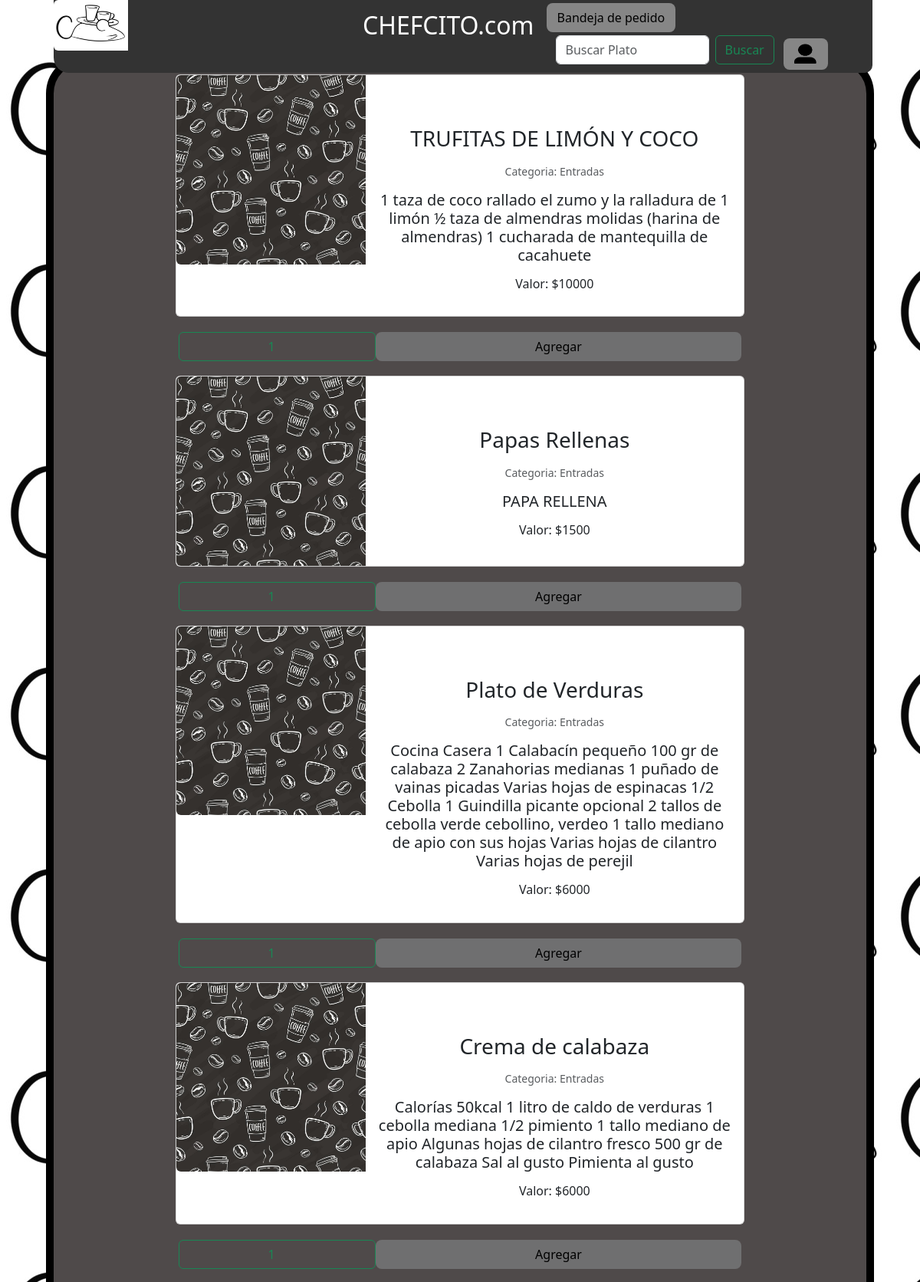
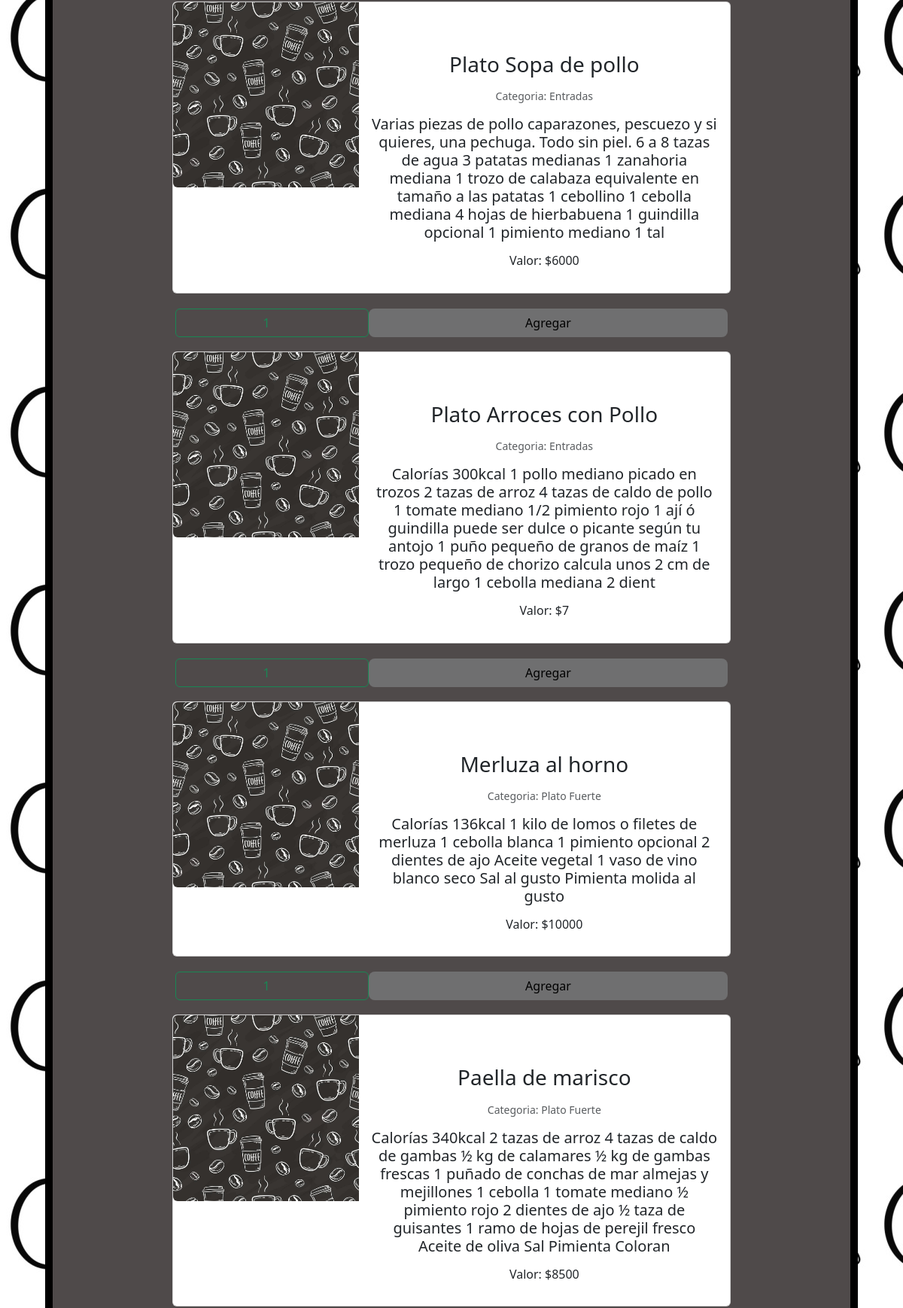
/proyect/chefcitov7/vistas/inicio.php (signed in, upper part), run on the app's committed database (2 pictures, top to bottom).
### tables this page shows
CREATE TABLE `platos` (
  `idPlatos` int(5) NOT NULL,
  `nombrePlatos` varchar(45) NOT NULL,
  `entradPlatos` varchar(45) NOT NULL,
  `salidaPlatos` varchar(45) NOT NULL,
  `stockPtatos` int(11) NOT NULL,
  `valorPlatos` int(11) NOT NULL,
  `idCategPlatos` int(11) NOT NULL,
  `descripcionPlatos` varchar(300) NOT NULL
);

CREATE TABLE `categorias` (
  `idCategPlatos` int(11) NOT NULL,
  `nombreCategorias` varchar(45) NOT NULL
);

### proyect/chefcitov7/vistas/inicio/class/class.php (called while the page is built, shortened)
<?php
class DBControl {
	private $conn;
	function __construct()
	{
	$this->conn = $this->conectDB();
	}
	function conectDB()
	{
		$conn = mysqli_connect("localhost","root","","chefcito");
		return $conn;
	}
	function platosquery($query)
	{
		$result = mysqli_query($this->conn,$query);
		while($fila=mysqli_fetch_assoc($result))
		{
			$obtener_resultado[] = $fila;
		}
		if(!empty($obtener_resultado))
		{
		return $obtener_resultado;
		}
	}
}
?>

### proyect/chefcitov7/vistas/inicio/actionbandeja.php (called while the page is built, shortened)
<?php
include_once("inicio/class/class.php");
$usar_db = new DBControl();
?>

### proyect/chefcitov7/vistas/inicio/cartas.php (the view, shortened to what this page needs)
<?php
if(isset($_POST['btnbuscar']))
{
    $buscar=$_POST['txtbuscar'];
    $querychefcito=mysqli_query($conn, "SELECT categorias.nombreCategorias, platos.nombrePlatos, platos.idPlatos, platos.descripcionPlatos, platos.valorPlatos FROM categorias JOIN platos ON categorias.idCategPlatos = platos.idCategPlatos WHERE platos.nombrePlatos LIKE '".$buscar."%'");
    $array_platos = $usar_db->platosquery("SELECT categorias.nombreCategorias, platos.nombrePlatos, platos.idPlatos, platos.descripcionPlatos, platos.valorPlatos FROM categorias JOIN platos ON categorias.idCategPlatos = platos.idCategPlatos WHERE platos.nombrePlatos LIKE '".$buscar."%'");
  }else{
    $array_platos = $usar_db->platosquery("SELECT categorias.nombreCategorias, platos.nombrePlatos, platos.idPlatos, platos.descripcionPlatos, platos.valorPlatos FROM categorias, platos WHERE categorias.idCategPlatos = platos.idCategPlatos ORDER BY `platos`.`idCategPlatos` ASC;");
  }
if (!empty($array_platos))
{ $ntabla=0;
  foreach($array_platos as $i=>$k)
  {
    echo "<div id='imprimeInfo'>";
    echo "<tr>";
    echo "<form method='POST' action='inicio.php?action=add&idPlatos= ".$array_platos[$i]['idPlatos']; "'>";
    echo"<table class='table'>";
    echo "<td>";
    echo "
      <center>
        <div class='card mb-3' style='max-width: 70%;margin-top:15px;'>
          <div class='row g-0' >
            <div class='col-md-4'>
              <img src='../resources/caffe.jpg' class='img-fluid rounded-start' alt='...'>
            </div>
            <div class='col-md-8'>
              <div class='card-body'>
                <h5 class='card-title' style='margin-top:50px;'><h3>".$array_platos[$i]['nombrePlatos']."</h3></h5>
                <p class='card-text'><small class='text-body-secondary'><h6>Categoria: ".$array_platos[$i]['nombreCategorias']."</h6></small></p>
                <p class='card-text'><h5>".$array_platos[$i]['descripcionPlatos']."</h5></p>
                <p class='card-text'><h6>Valor: $".$array_platos[$i]['valorPlatos']."</h6></small></p>
              </div>
            </div>
          </div>
        </div>
        ";
    echo "<td><input class='btn btn-outline-success' type='number' name='txtcantidad' value='1'  />";
    echo "<td><input class='btn btn-outline-success' type='submit' value='Agregar'/></td>" ;
    echo "</center>";
    echo "</form>";
  }
}else{
  echo "<center><h2>Al parecer no hay un plato que conicida con tu busqueda. A probar otra cosa!</h2></center>";
}
?>

### proyect/chefcitov7/styles/style.css (style rules this page uses)
input[type=submit] { width: 45%; background-color: #6f6f70; color: rgb(0, 0, 0); padding: 7px 14px; margin: 4px 0; border: none; border-radius: 8px; cursor: pointer; }

### proyect/chefcitov2/styles/style.css (style rules this page uses)
input[type=submit] { width: 45%; background-color: #6f6f70; color: rgb(0, 0, 0); padding: 7px 14px; margin: 4px 0; border: none; border-radius: 8px; cursor: pointer; }

### data on the page
platos: nombrePlatos "TRUFITAS DE LIMÓN Y COCO", idCategPlatos.nombreCategorias "Entradas", descripcionPlatos "1 taza de coco rallado el zumo y la ralladura de 1 limón ½ taza de almendras molidas (harina de almendras) 1 cucharada de mantequilla de cacahuete", valorPlatos "10000"
platos: nombrePlatos "Papas Rellenas", idCategPlatos.nombreCategorias "Entradas", descripcionPlatos "PAPA RELLENA", valorPlatos "1500"
platos: nombrePlatos "Plato de Verduras", idCategPlatos.nombreCategorias "Entradas", descripcionPlatos "Cocina Casera 1 Calabacín pequeño 100 gr de calabaza 2 Zanahorias medianas 1 puñado de vainas picadas Varias hojas de espinacas 1/2 Cebolla 1 Guindilla picante opcional 2 tallos de cebolla verde cebollino, verdeo 1 tallo mediano de apio con sus hojas Varias hojas de cilantro Varias hojas de perejil", valorPlatos "6000"
platos: nombrePlatos "Crema de calabaza", idCategPlatos.nombreCategorias "Entradas", descripcionPlatos "Calorías 50kcal 1 litro de caldo de verduras 1 cebolla mediana 1/2 pimiento 1 tallo mediano de apio Algunas hojas de cilantro fresco 500 gr de calabaza Sal al gusto Pimienta al gusto", valorPlatos "6000"
platos: nombrePlatos "Plato Sopa de pollo", idCategPlatos.nombreCategorias "Entradas", descripcionPlatos "Varias piezas de pollo caparazones, pescuezo y si quieres, una pechuga. Todo sin piel. 6 a 8 tazas de agua 3 patatas medianas 1 zanahoria mediana 1 trozo de calabaza equivalente en tamaño a las patatas 1 cebollino 1 cebolla mediana 4 hojas de hierbabuena 1 guindilla opcional 1 pimiento mediano 1 tal", valorPlatos "6000"
platos: nombrePlatos "Plato Arroces con Pollo", idCategPlatos.nombreCategorias "Entradas", descripcionPlatos "Calorías 300kcal 1 pollo mediano picado en trozos 2 tazas de arroz 4 tazas de caldo de pollo 1 tomate mediano 1/2 pimiento rojo 1 ají ó guindilla puede ser dulce o picante según tu antojo 1 puño pequeño de granos de maíz 1 trozo pequeño de chorizo calcula unos 2 cm de largo 1 cebolla mediana 2 dient", valorPlatos "7"
platos: nombrePlatos "Merluza al horno", idCategPlatos.nombreCategorias "Plato Fuerte", descripcionPlatos "Calorías 136kcal 1 kilo de lomos o filetes de merluza 1 cebolla blanca 1 pimiento opcional 2 dientes de ajo Aceite vegetal 1 vaso de vino blanco seco Sal al gusto Pimienta molida al gusto", valorPlatos "10000"
platos: nombrePlatos "Paella de marisco", idCategPlatos.nombreCategorias "Plato Fuerte", descripcionPlatos "Calorías 340kcal 2 tazas de arroz 4 tazas de caldo de gambas ½ kg de calamares ½ kg de gambas frescas 1 puñado de conchas de mar almejas y mejillones 1 cebolla 1 tomate mediano ½ pimiento rojo 2 dientes de ajo ½ taza de guisantes 1 ramo de hojas de perejil fresco Aceite de oliva Sal Pimienta Coloran", valorPlatos "8500"
